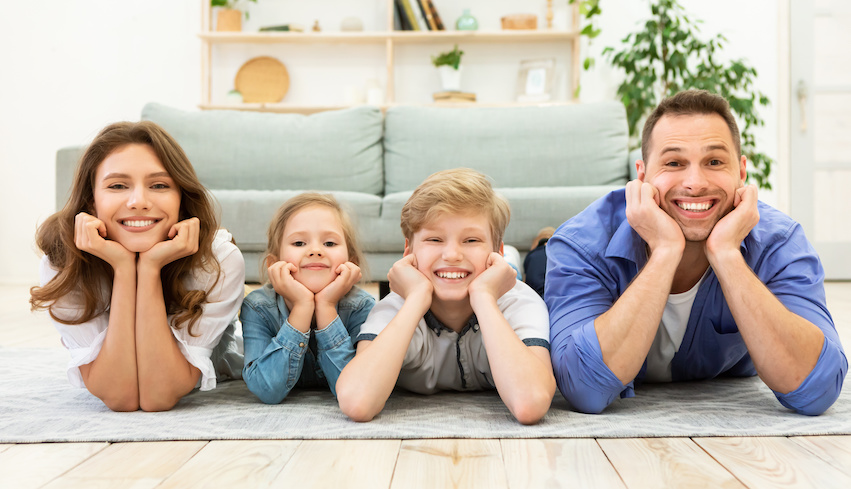
#> input picture Problem 5/All_Images/1.jpg, 851 x 489 px, given in place of path_to_your_image.jpg, which was not available
$ python sup.py
#> lines starting #> are read from the running program, lines starting #| are printed output that depends on the picture
import cv2
import os

# Load the image
image_path = 'path_to_your_image.jpg'
image = cv2.imread(image_path)
#> image is the input picture: shape (489, 851, 3); mean B, G, R 172.2, 184.1, 194.8

# Define the coordinates of the region to be cropped (x, y, width, height)
x = 100
y = 150
width = 200
height = 250

# Crop the region of interest
cropped_image = image[y:y+height, x:x+width]
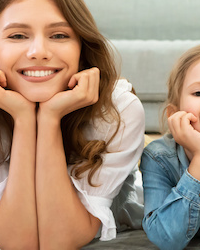
#> cropped_image: shape (250, 200, 3); mean B, G, R 122.4, 142.9, 167.5

# Create a folder to save the cropped images if it doesn't exist
output_folder = 'cropped_images'
os.makedirs(output_folder, exist_ok=True)

# Save the cropped image
output_path = os.path.join(output_folder, 'bus.jpg')
cv2.imwrite(output_path, cropped_image)

print("Cropped image saved successfully.")

$ run again, on Problem 5/All_Images/2.jpg
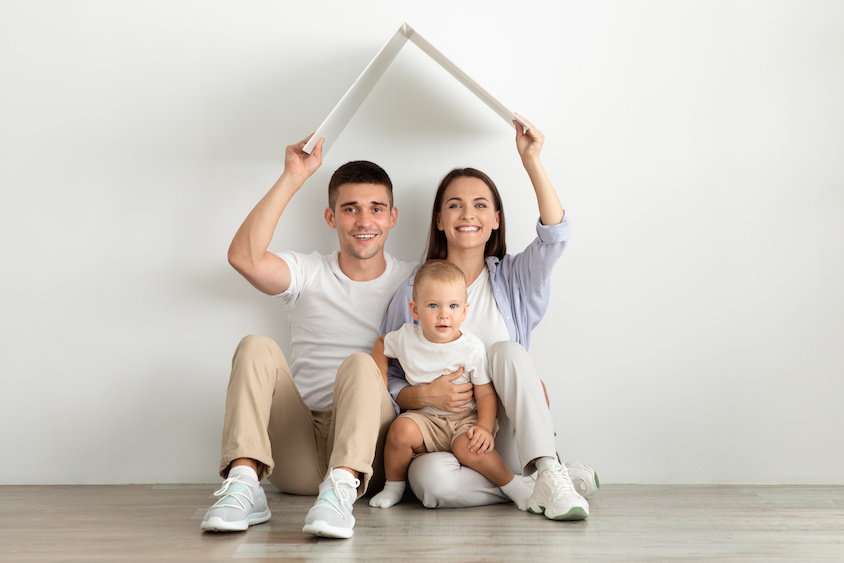
#> input picture Problem 5/All_Images/2.jpg, 844 x 563 px, given in place of path_to_your_image.jpg, which was not available
#> image is the input picture: shape (563, 844, 3); mean B, G, R 195.7, 203.1, 208.5
#> `cropped_image = image[y:y+height, x:x+width]`:
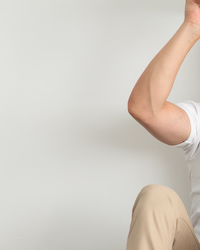
#> cropped_image: shape (250, 200, 3); mean B, G, R 196.5, 205.3, 211.7
